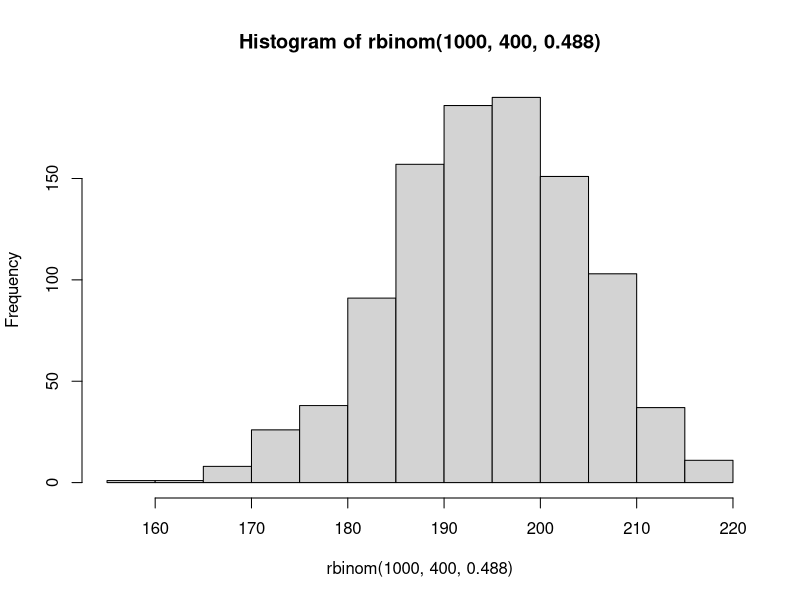
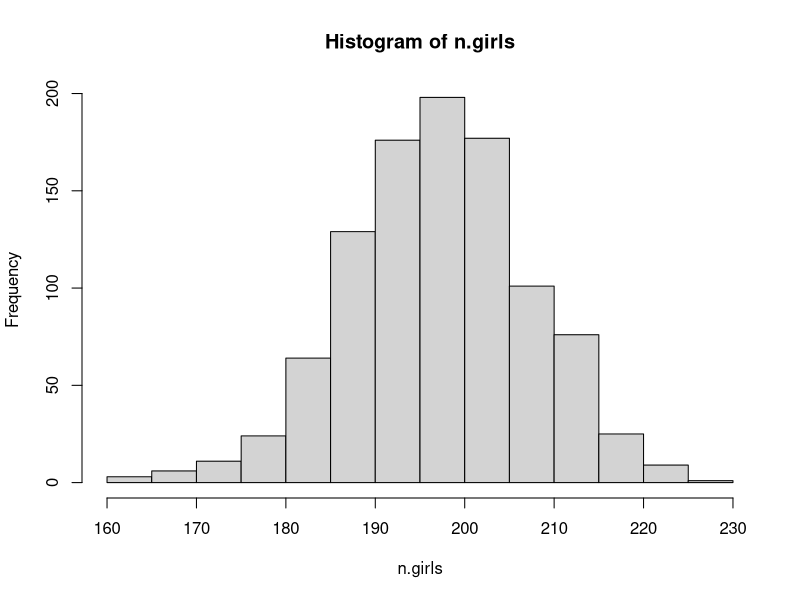
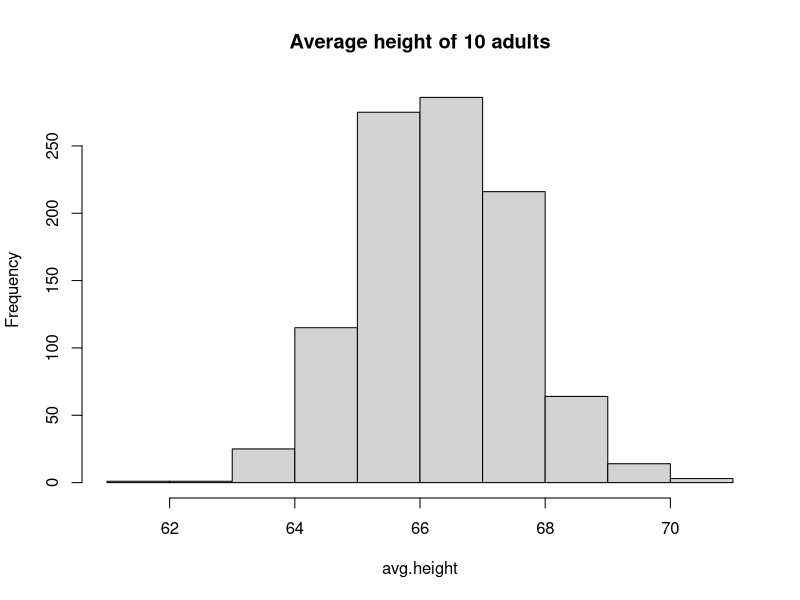
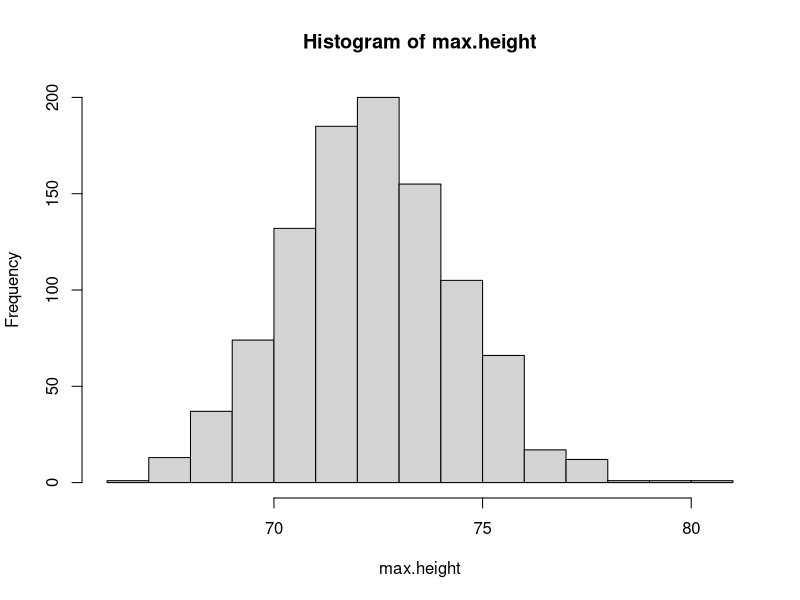
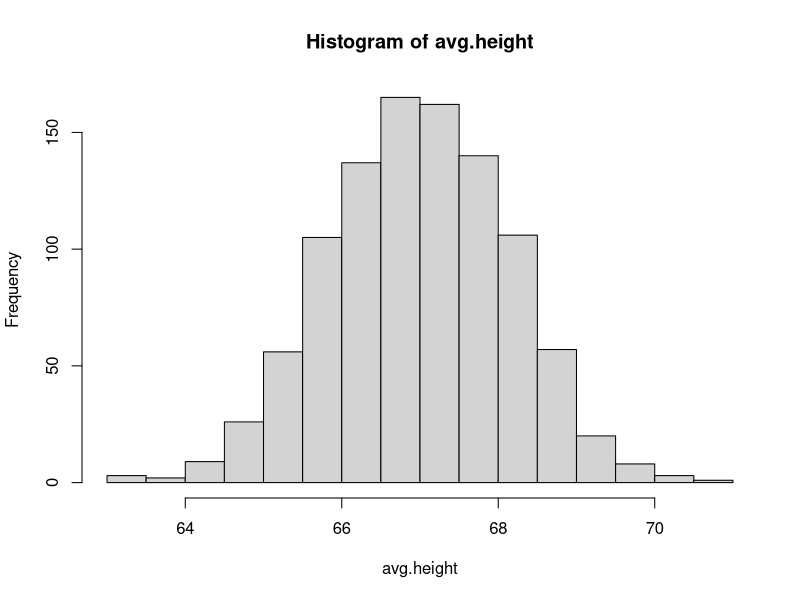
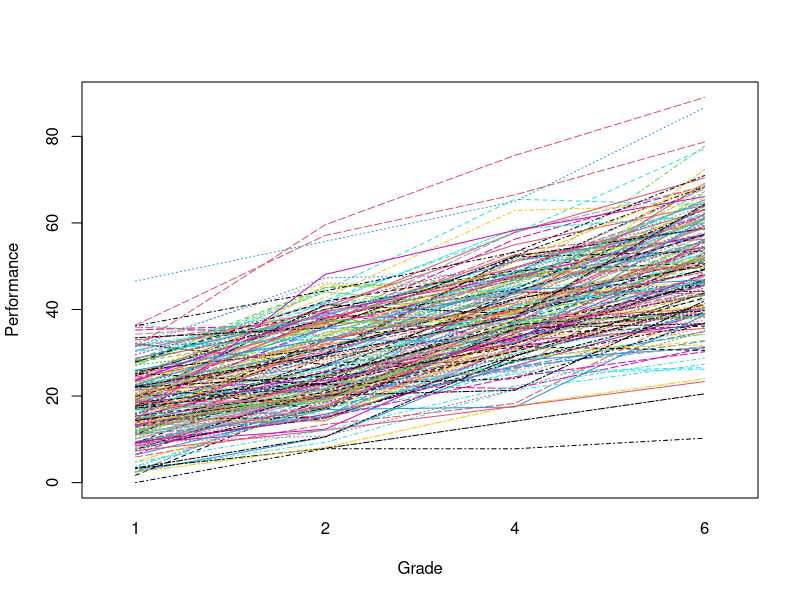

The R script that drew these images, in order: (Note: this script raises an error after producing the figures.)
## ---- chunk 1
# We know that the probability of that a baby is
# born a girl is 48.8%

# We can simulate 400 birth events using a binomial
# distribution:
n.girls = rbinom (1, 400, .488)
n.girls

# We could repeat this process 1000 times, to 
# get a sense of what this distribution would
# look like:
hist(rbinom(1000, 400, .488))

# Things become more complicated when we take into
# account that there are different types of births:
#     There is a 1/125 chance that a birth event 
#     results in fraternal twins
#          Of which each has an approximate 49.5%
#          chance of being a girl
#     There is a 1/300 chance of identical twins
#          Of which each has an approximate 49.5% 
#          chance of being girls
birth.type = sample(c("fraternal twin",
                      "identical twin",
                      "single birth"),
                      size = 400, replace = TRUE, 
                      prob = c(1/125, 1/300, 1 - 1/125 - 1/300))

girls = rep(NA, 400) # empty vector for girls

for (i in 1:400){
  
  if (birth.type[i] == "single birth"){
  
      girls[i] = rbinom (1, 1, .488)}

    else if (birth.type[i] == "identical twin"){
  
      girls[i] = 2 * rbinom (1, 1, .495)} 
  # Multiplied by 2, because if the twins are 
  # identical and girls then we have to add 2 girls
  
  else if (birth.type[i] == "fraternal twin"){
  
      girls[i] = rbinom(1, 2, .495)}
  
  # Number of trials is 2 because we could get a boy
  # and a girl fraternal twin
}

n.girls = sum(girls)
n.girls

# Now, we can repeat this process 1000 times to get a 
# sense of the uncertainty in this estimate:
n.sims = 1000

n.girls = rep(NA, n.sims)

for (s in 1:n.sims){

  for (i in 1:400){
    
    if (birth.type[i] == "single birth"){
      
      girls[i] = rbinom (1, 1, .488)}
    
    else if (birth.type[i] == "identical twin"){
      
      girls[i] = 2 * rbinom (1, 1, .495)} 
    
    else if (birth.type[i] == "fraternal twin"){
      
      girls[i] = rbinom(1, 2, .495)}
    
  }

    n.girls[s] <- sum(girls)
    
}

summary(n.girls)
sd(n.girls)
hist(n.girls)
## ---- chunk 2
## Continuous Predictive Simulation
###################################

# We can do the same thing with continous outcomes

sex = rbinom(10, 1, .52) # Selecting 10 at random
                         # 52% are female
sex

# Heights of men are distributed ~N(69.1, 2.9) in inches
# Heights of women are distributed ~N(63.7, 2.7) in inches
height = ifelse(sex == 0, 
                rnorm(10, 69.1, 2.9),
                rnorm(10, 63.7, 2.7))

avg.height = mean(height)
avg.height

# Now we can create a distribution of heights
# by repeating this 1000 times

n.sims = 1000
avg.height = rep(NA, n.sims)

for (s in 1:n.sims){
  
  sex = rbinom(10, 1, .52)
  height = ifelse(sex == 0, rnorm(10, 69.1, 2.9),
                  rnorm(10, 63.7, 2.7))
  avg.height[s] = mean(height)

  }


hist(avg.height, main = "Average height of 10 adults")

# Could also simulate for maximum heights: 
max.height = rep(NA, n.sims)

for (s in 1:n.sims){
  
  sex = rbinom(10, 1, .52)
  height = ifelse(sex == 0, rnorm(10, 69.1, 2.9),
                  rnorm(10, 63.7, 2.7))
  max.height[s] = max(height)
  
}

hist(max.height)


# It's generally cleaner to use functions in R...

# So we could just create a function to do this: 
Height.sim = function(n.adults, m.m, sd.m, m.f, sd.f){
  sex = rbinom(n.adults, 1, .52)
  height = ifelse(sex == 0, rnorm(n.adults, m.m, sd.m),
                    rnorm(n.adults, m.f, sd.f))
  mean(height)
}

avg.height = replicate(1000,
                        Height.sim(10, 69.5, 2.9, 64.5, 2.7))

hist(avg.height)
## ---- chunk 3
wisc = read.csv('../../data/wisc3raw.csv', header = T)
head(wisc)
## ---- chunk 4
dim(wisc)
## ---- chunk 5
summary(wisc)
## ---- chunk 6
## Data Preparation
###################

# For lmer, data need to be read in long format,
# so we will start by reshaping the data:
long = reshape(wisc, 
               varying = list(c('verb1', 'verb2', 'verb4', 'verb6'),
                              c('perfo1', 'perfo2', 'perfo4', 'perfo6')),
               direction = 'long', timevar = 'time', idvar = 'id',
               v.names = c('verbal', 'perform'))

long = long[order(long$id), ]

head(long)
## ---- chunk 7
long$time = rep(c(1, 2, 4, 6), nrow(long)/4)
long$time_c = long$time - 1

head(long)
## ---- chunk 8
# For this example, we will consider the performance
# factor of the WISC

# Start by plotting the raw data:
interaction.plot(long$time, # x-axis 
                 long$id, # grouping variable
                 long$perform, # y-axis
                 ylab = 'Performance', 
                 xlab = 'Grade', col = c(1:10), 
                 legend = F)
## ---- chunk 9
# We will be using lmer() from the lme4 package

# The model is specified similar to the lm()
# function. We start by defining the outcome followed
# by the tilde (~). Next, we define predictors 
# separated by "+". Next, random effects need to be
# provided in brackets ( ). The random predictors
# will go inside the brackets, followed by the |
# symbol, then the grouping variable.

# Make sure lme4 is loaded into your R library
library(lme4)

# Begin by fitting an intercept only model to the
# data:

nullmod = lmer(perform ~ 1 + (1 | id), 
               data = long)
summary(nullmod)
## ---- chunk 10
# ICC
# Variance for Individual divided by total variaance ( Id variance + residual variance)

29.65 / (29.65 + 230.92) # About 11% of variance in performanc
                         # due to differences 
                         # between individuals

230.92 / (29.65 + 230.92) # About 89% of variance
                          # due to differences 
                          # within individuals
## ---- chunk 11
library(psych)
ICC(wisc[,c('perfo1', 'perfo2', 'perfo4', 'perfo6')])
## ---- chunk 12
long %>%
  filter(id < 11) %>%
  ggplot(aes(y = perform, x = factor(id), colour = factor(id))) +
  geom_point() +
  theme(legend.position="none") + 
  xlab("Subject ID") + 
  ylab("Performance")
## ---- chunk 13
# Next, fit the unconditional linear growth
# model.

## WHAT ARE THE LEVEL 1 AND LEVEL 2 EQUATIONS FOR
## THE UNCONDITIONAL LINEAR GROWTH MODEL?

mod0 = lmer(perform ~ time_c + (time_c | id), 
            data = long)
summary(mod0)
## ---- chunk 14
# Adding time-invariant individual-level covariate

# If we were to leave mother's education in its raw
# form, our interpretation for the fixed effects would
# be for individual's with mother's education equal
# to 0

# To make this interpretation more reasonable, instead
# we can grand-mean center mother's education:
long$momed_gm = long$momed - mean(long$momed)

# Now our fixed effects apply to average mothers'
# education in the sample.

# Things become more complicated for time-varying
# predictors!


# Let's fit the model, adding the covariate


## WHAT ARE THE LEVEL 1 AND LEVEL 2 EQUATIONS HERE?


# Random slope for time only
mod1 = lmer(perform ~ time + momed_gm + 
            (time | id), 
            data = long)
summary(mod1)
## ---- chunk 15
# Random slope for time and momed only
mod2 = lmer(perform ~ time + momed_gm + 
            (time + momed_gm| id), 
            data = long)
summary(mod2)
## ---- chunk 16
# Compare AICs:
AIC(nullmod); AIC(mod0); AIC(mod1); AIC(mod2)
## ---- chunk 17
# You could then consider adding additional predictors
# in your model to help further reduce the residual
# variance in your model

plot(data = long, perform ~ time, type = 'n', 
     ylim = c(min(long$perform), max(long$perform)),
     xlim = c(min(long$time_c),max(long$time_c)),
     cex.main = .75,
     xlab = 'Grade', 
     ylab = "WISC Performance",
     main = "Variability in Slope and Intercepts- Individual")
## ---- chunk 18
fix = fixef(mod1)
rand = ranef(mod1)
parmsIndiv = cbind((rand$id[1] + fix[1]), (rand$id[2] + fix[2]))


# Plot individual trajectories
for(i in 1:length(unique(long$id))){
  
  abline(a = parmsIndiv[i, 1], b = parmsIndiv[i, 2],
         col = 'lightblue')
  
  par = par(new=F)
  
}

# Adding mean trajectory
abline(a = fix[1], b = fix[2], lwd = 2,col = 'red')
